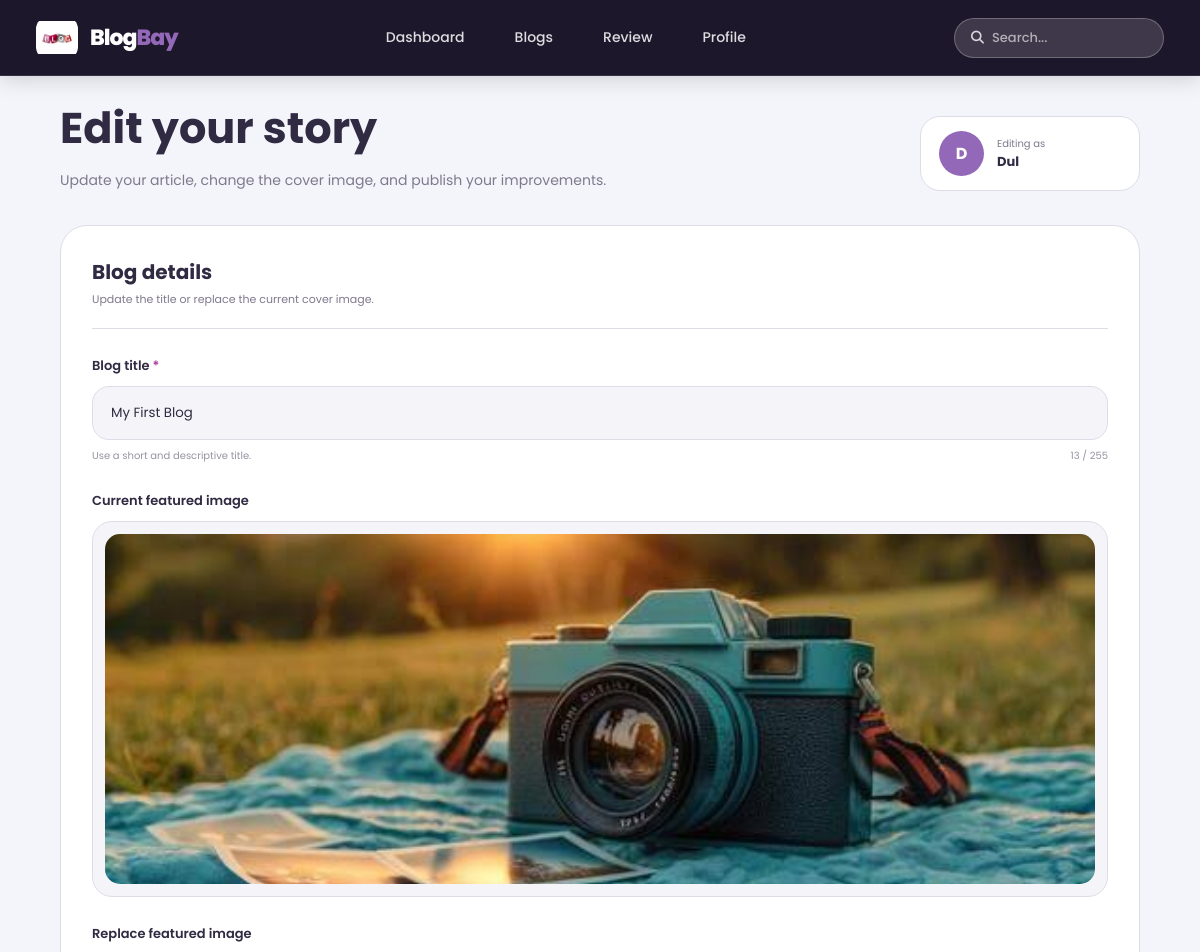
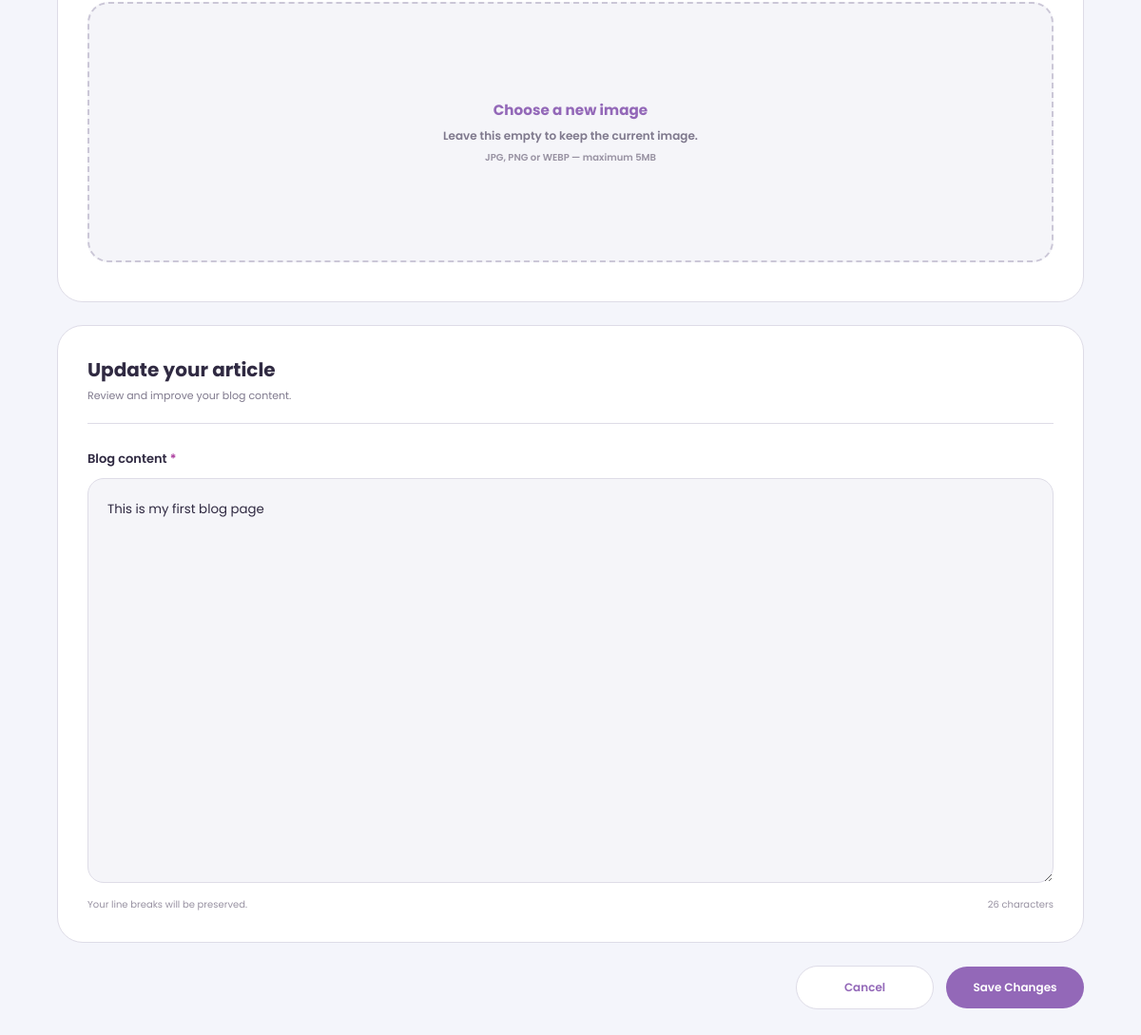
/edit_blog.php?id=2 (signed in), run on the app's committed database (2 pictures, top to bottom).
### tables this page shows
CREATE TABLE `blogpost` (
  `id` int(11) NOT NULL,
  `user_id` int(11) DEFAULT NULL,
  `title` varchar(255) DEFAULT NULL,
  `content` text DEFAULT NULL,
  `created_at` timestamp NOT NULL DEFAULT current_timestamp(),
  `updated_at` timestamp NOT NULL DEFAULT current_timestamp() ON UPDATE current_timestamp(),
  `image` varchar(255) DEFAULT NULL
);

### edit_blog.php (the view, shortened to what this page needs)
<?php
include "config.php";
include "site_config.php";
$blogID = (int) $_GET['id'];
$userID = $_SESSION['user_id'];
$sql = "SELECT * FROM blogpost
        WHERE id = $blogID
        AND user_id = $userID";
$result = mysqli_query($conn, $sql);
$blog = mysqli_fetch_assoc($result);
?>
<!DOCTYPE html>
<html lang="en">
<head>
<link rel="stylesheet" href="css/edit_blog.css?v=31">
<link rel="stylesheet"
href="https://cdnjs.cloudflare.com/ajax/libs/font-awesome/6.7.2/css/all.min.css">
</head>
<body>
<header class="hero-navbar">
    <div class="hero-navbar-inner">
        <a href="dashboard.php" class="hero-brand">
            <img src="images/logo.png" alt="Logo">
            <?php echo renderSiteName(); ?>
        </a>
        <nav class="hero-nav-links">
            <a href="dashboard.php" class="hero-nav-item">Dashboard</a>
            <a href="dashboard.php#blogGrid" class="hero-nav-item">Blogs</a>
            <a href="reviews.php" class="hero-nav-item">Review</a>
            <a href="profile.php" class="hero-nav-item">Profile</a>
        </nav>
        <div class="hero-search-box" style="position: relative; display: flex; align-items: center; background: rgba(255, 255, 255, 0.15) !important; border: 1px solid rgba(255, 255, 255, 0.25) !important; border-radius: 999px !important; padding: 6px 16px !important; width: 210px !important;">
            <i class="fa-solid fa-magnifying-glass" style="color: rgba(255, 255, 255, 0.8) !important; margin-right: 8px !important; font-size: 13px !important;"></i>
            <input id="blogSearch" type="text" placeholder="Search..." style="background: transparent !important; border: none !important; outline: none !important; color: #ffffff !important; font-size: 13px !important; width: 100% !important; box-shadow: none !important; padding: 0 !important; margin: 0 !important; height: auto !important;" onkeydown="if(event.key==='Enter'){ window.location.href='dashboard.php?search='+encodeURIComponent(this.value); }">
        </div>
    </div>
</header>
<main class="page-wrapper">
    <section class="editor-header">
        <div>
            <h1>Edit your story</h1>
            <p class="subtitle">
                Update your article, change the cover image, and publish your improvements.
            </p>
        </div>
        <div class="author-card">
            <?php echo renderUserAvatar($_SESSION['username'], $_SESSION['profile_pic'] ?? null, 'author-avatar'); ?>
            <div>
                <span>Editing as</span>
                <strong>
                    <?php
                    echo htmlspecialchars(
                        $_SESSION['username']
                    );
                    ?>
                </strong>
            </div>
        </div>
    </section>
    <form
        method="POST"
        enctype="multipart/form-data"
        class="editor-form">
        <section class="editor-card">
            <div class="section-heading">
                <div>
                    <h2>Blog details</h2>
                    <p>Update the title or replace the current cover image.</p>
                </div>
            </div>
            <div class="form-group">
                <label for="title">
                    Blog title
                    <span>*</span>
                </label>
                <input
                    id="title"
                    type="text"
                    name="title"
                    maxlength="255"
                    value="<?php
                    echo htmlspecialchars($blog['title']);
                    ?>"
                    required
                >
                <div class="field-info">
                    <span>Use a short and descriptive title.</span>
                    <span id="titleCount">0 / 255</span>
                </div>
            </div>
            <div class="form-group">
                <label>
                    Current featured image
                </label>
                <?php if(!empty($blog['image'])) { ?>
                    <div class="current-image-wrapper">
                        <img
                            src="uploads/<?php
                            echo htmlspecialchars(
                                $blog['image']
                            );
                            ?>"
                            alt="Current featured image"
                            class="current-image"
                        >
                    </div>
                <?php } else { ?>
                    <div class="no-image">
                        No featured image is currently assigned.
                    </div>
                <?php } ?>
            </div>
            <div class="form-group">
                <label>
                    Replace featured image
                </label>
                <label for="image" class="upload-box">
                    <div id="uploadPrompt" class="upload-prompt">
                        <h3>Choose a new image</h3>
                        <p>
                            Leave this empty to keep the current image.
                        </p>
                        <small>
                            JPG, PNG or WEBP — maximum 5MB
                        </small>
                    </div>
                </label>
            </div>
        </section>
        <section class="editor-card">
            <div class="section-heading">
                <div>
                    <h2>Update your article</h2>
                    <p>Review and improve your blog content.</p>
                </div>
            </div>
            <div class="form-group">
                <label for="content">
                    Blog content
                    <span>*</span>
                </label>
                <textarea
                    id="content"
                    name="content"
                    rows="16"
                    required
                ><?php
                echo htmlspecialchars($blog['content']);
                ?></textarea>
                <div class="field-info">
                    <span>Your line breaks will be preserved.</span>
                    <span id="contentCount">0 characters</span>
                </div>
            </div>
        </section>
        <div class="form-actions">
            <a
                href="view_blog.php?id=<?php echo $blogID; ?>"
                class="cancel-btn">
                Cancel
            </a>
            <button
                type="submit"
                name="update"
                class="update-btn">
                Save Changes
            </button>
        </div>
    </form>
</main>
</body>
</html>

### data on the page
blogpost: title "My First Blog", image (picture), content "This is my first blog page"

### other printed values
$letter "D"
$_SESSION['username'] "Dul"
